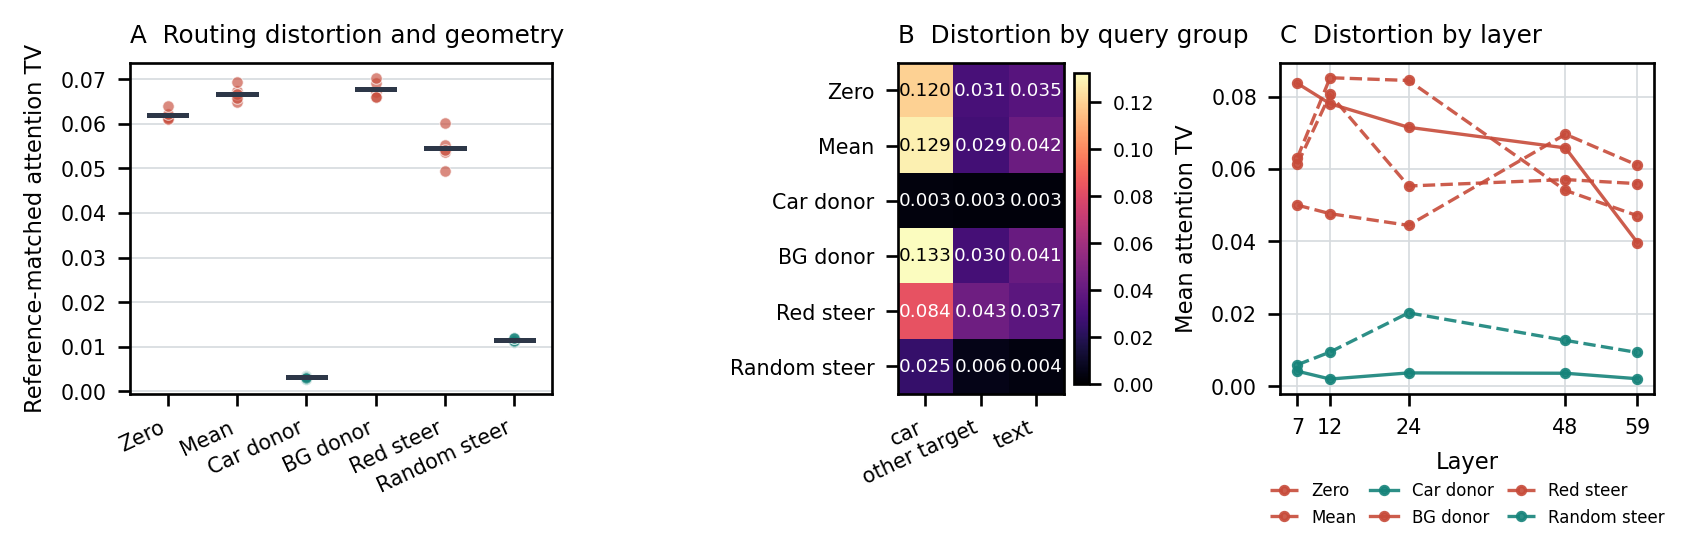

Reproduce this figure in Python.
"""T11 attention-routing conservation audit for the supplement."""

import json
import os
from pathlib import Path

import matplotlib

matplotlib.use("Agg")
import matplotlib.pyplot as plt
import numpy as np


ROOT = Path(
    os.environ.get(
        "IMAGE_EDIT_LENS_ROOT",
        Path(__file__).resolve().parents[3] / "image-edit-lens",
    )
)
OUT_DIR = Path(__file__).resolve().parent
RESULT = json.load(
    open(
        ROOT / "runs" / "t11_attention_conservation" / "detailed_analysis.json",
        encoding="utf-8",
    )
)

CONDITIONS = [
    "zero_l0_11",
    "mean_l0_11",
    "transplant_l0_23",
    "background_transplant_l0_23",
    "steer_red_alpha2_l6_23",
    "random_steer_alpha2_l6_23",
]
LABELS = {
    "zero_l0_11": "Zero",
    "mean_l0_11": "Mean",
    "transplant_l0_23": "Car donor",
    "background_transplant_l0_23": "BG donor",
    "steer_red_alpha2_l6_23": "Red steer",
    "random_steer_alpha2_l6_23": "Random steer",
}
COHERENT = {
    "zero_l0_11": False,
    "mean_l0_11": False,
    "transplant_l0_23": True,
    "background_transplant_l0_23": False,
    "steer_red_alpha2_l6_23": False,
    "random_steer_alpha2_l6_23": True,
}

plt.rcParams.update(
    {
        "font.size": 6.6,
        "axes.titlesize": 7.4,
        "axes.labelsize": 6.8,
        "xtick.labelsize": 6.2,
        "ytick.labelsize": 6.2,
        "pdf.fonttype": 42,
        "ps.fonttype": 42,
    }
)

coherent_color = "#16837A"
incoherent_color = "#C74B3A"
neutral = "#2D3748"
grid = "#D6DADE"
summary = RESULT["condition_summary"]

figure, axes = plt.subplots(
    1,
    3,
    figsize=(7.05, 2.72),
    gridspec_kw={"width_ratios": [1.22, 1.0, 1.08]},
)

# A: registered condition-level distortion with seed replicates.
x = np.arange(len(CONDITIONS))
for index, condition in enumerate(CONDITIONS):
    values = summary[condition]["per_seed"]
    color = coherent_color if COHERENT[condition] else incoherent_color
    axes[0].scatter(
        np.full(len(values), index),
        values,
        color=color,
        s=12,
        alpha=0.65,
        edgecolor="white",
        linewidth=0.35,
        zorder=2,
    )
    axes[0].plot(
        [index - 0.27, index + 0.27],
        [np.mean(values), np.mean(values)],
        color=neutral,
        linewidth=1.5,
        zorder=3,
    )
axes[0].set_xticks(x, [LABELS[c] for c in CONDITIONS])
plt.setp(axes[0].get_xticklabels(), rotation=25, ha="right")
axes[0].set_ylabel("Reference-matched attention TV")
axes[0].set_title("A  Routing distortion and geometry", loc="left")
axes[0].grid(axis="y", color=grid, linewidth=0.5)
axes[0].set_axisbelow(True)

# B: post-hoc query-group decomposition.
query_names = ["target_region", "target_other_sample", "text"]
query_labels = ["car", "other target", "text"]
matrix = np.asarray(
    [[summary[c]["by_query"][q] for q in query_names] for c in CONDITIONS]
)
image = axes[1].imshow(matrix, cmap="magma", vmin=0, vmax=matrix.max())
axes[1].set_xticks(range(3), query_labels, rotation=25, ha="right")
axes[1].set_yticks(range(len(CONDITIONS)), [LABELS[c] for c in CONDITIONS])
axes[1].set_title("B  Distortion by query group", loc="left")
for row in range(matrix.shape[0]):
    for column in range(matrix.shape[1]):
        red, green, blue, _ = image.cmap(image.norm(matrix[row, column]))
        luminance = 0.299 * red + 0.587 * green + 0.114 * blue
        axes[1].text(
            column,
            row,
            f"{matrix[row, column]:.3f}",
            ha="center",
            va="center",
            color="black" if luminance > 0.58 else "white",
            fontsize=5.5,
        )
colorbar = figure.colorbar(image, ax=axes[1], fraction=0.045, pad=0.03)
colorbar.ax.tick_params(labelsize=5.6)

# C: post-hoc layer decomposition.
layers = [7, 12, 24, 48, 59]
for condition in CONDITIONS:
    values = [summary[condition]["by_layer"][str(layer)] for layer in layers]
    color = coherent_color if COHERENT[condition] else incoherent_color
    axes[2].plot(
        layers,
        values,
        marker="o",
        markersize=2.4,
        linewidth=1.0,
        color=color,
        linestyle="-" if "transplant" in condition else "--",
        alpha=0.9,
        label=LABELS[condition],
    )
axes[2].set_xlabel("Layer")
axes[2].set_ylabel("Mean attention TV")
axes[2].set_xticks(layers)
axes[2].set_title("C  Distortion by layer", loc="left")
axes[2].grid(color=grid, linewidth=0.5)
axes[2].legend(
    fontsize=5.0,
    frameon=False,
    ncol=3,
    loc="upper center",
    bbox_to_anchor=(0.5, -0.22),
    columnspacing=0.8,
    handlelength=1.7,
)

figure.tight_layout(rect=(0, 0.10, 1, 1), w_pad=1.0)
figure.savefig(OUT_DIR / "fig20_attention_conservation.pdf", bbox_inches="tight")
figure.savefig(OUT_DIR / "fig20_attention_conservation.png", dpi=240, bbox_inches="tight")
print("wrote fig20_attention_conservation.{pdf,png}")
